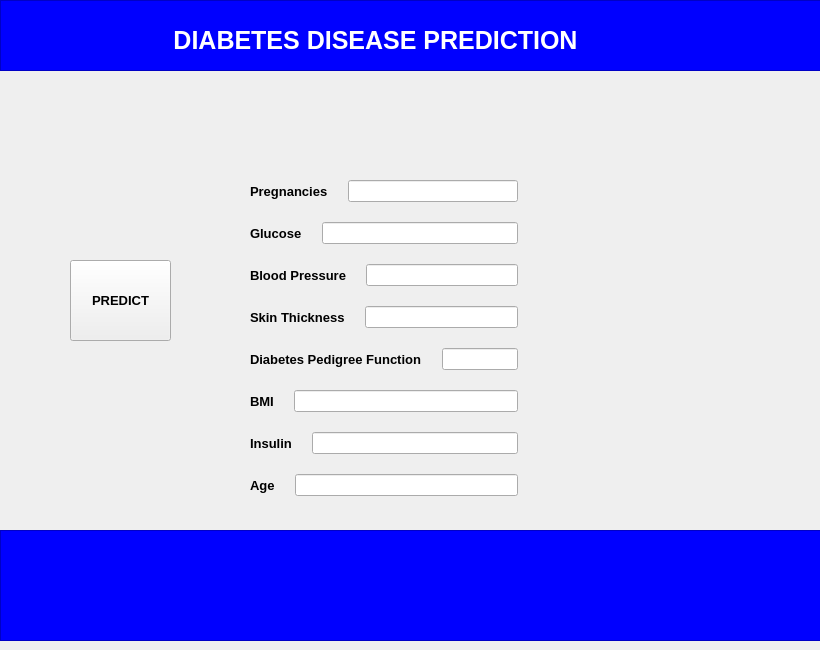
<?xml version="1.0" encoding="UTF-8"?>
<ui version="4.0">
 <class>MainWindow</class>
 <widget class="QMainWindow" name="MainWindow">
  <property name="geometry">
   <rect>
    <x>0</x>
    <y>0</y>
    <width>820</width>
    <height>650</height>
   </rect>
  </property>
  <property name="windowTitle">
   <string>DIABETES</string>
  </property>
  <widget class="QWidget" name="centralwidget">
   <widget class="QWidget" name="verticalLayoutWidget">
    <property name="geometry">
     <rect>
      <x>250</x>
      <y>180</y>
      <width>268</width>
      <height>318</height>
     </rect>
    </property>
    <layout class="QVBoxLayout" name="verticalLayout">
     <property name="spacing">
      <number>20</number>
     </property>
     <property name="bottomMargin">
      <number>0</number>
     </property>
     <item>
      <layout class="QHBoxLayout" name="horizontalLayout">
       <property name="spacing">
        <number>20</number>
       </property>
       <item>
        <widget class="QLabel" name="label">
         <property name="font">
          <font>
           <pointsize>10</pointsize>
           <weight>75</weight>
           <bold>true</bold>
          </font>
         </property>
         <property name="text">
          <string>Pregnancies</string>
         </property>
        </widget>
       </item>
       <item>
        <widget class="QLineEdit" name="pregEdit">
         <property name="font">
          <font>
           <pointsize>9</pointsize>
          </font>
         </property>
        </widget>
       </item>
      </layout>
     </item>
     <item>
      <layout class="QHBoxLayout" name="horizontalLayout_2">
       <property name="spacing">
        <number>20</number>
       </property>
       <item>
        <widget class="QLabel" name="label_2">
         <property name="font">
          <font>
           <pointsize>10</pointsize>
           <weight>75</weight>
           <bold>true</bold>
          </font>
         </property>
         <property name="text">
          <string>Glucose</string>
         </property>
        </widget>
       </item>
       <item>
        <widget class="QLineEdit" name="glucoseEdit">
         <property name="font">
          <font>
           <pointsize>9</pointsize>
          </font>
         </property>
        </widget>
       </item>
      </layout>
     </item>
     <item>
      <layout class="QHBoxLayout" name="horizontalLayout_3">
       <property name="spacing">
        <number>20</number>
       </property>
       <item>
        <widget class="QLabel" name="label_3">
         <property name="font">
          <font>
           <pointsize>10</pointsize>
           <weight>75</weight>
           <bold>true</bold>
          </font>
         </property>
         <property name="text">
          <string>Blood Pressure</string>
         </property>
        </widget>
       </item>
       <item>
        <widget class="QLineEdit" name="bloodEdit">
         <property name="font">
          <font>
           <pointsize>9</pointsize>
          </font>
         </property>
        </widget>
       </item>
      </layout>
     </item>
     <item>
      <layout class="QHBoxLayout" name="horizontalLayout_4">
       <property name="spacing">
        <number>20</number>
       </property>
       <item>
        <widget class="QLabel" name="label_4">
         <property name="font">
          <font>
           <pointsize>10</pointsize>
           <weight>75</weight>
           <bold>true</bold>
          </font>
         </property>
         <property name="text">
          <string>Skin Thickness</string>
         </property>
        </widget>
       </item>
       <item>
        <widget class="QLineEdit" name="skinEdit">
         <property name="font">
          <font>
           <pointsize>9</pointsize>
          </font>
         </property>
        </widget>
       </item>
      </layout>
     </item>
     <item>
      <layout class="QHBoxLayout" name="horizontalLayout_7">
       <item>
        <widget class="QLabel" name="label_7">
         <property name="font">
          <font>
           <pointsize>10</pointsize>
           <weight>75</weight>
           <bold>true</bold>
          </font>
         </property>
         <property name="text">
          <string>Diabetes Pedigree Function</string>
         </property>
        </widget>
       </item>
       <item>
        <widget class="QLineEdit" name="pfuncEdit">
         <property name="font">
          <font>
           <pointsize>9</pointsize>
          </font>
         </property>
        </widget>
       </item>
      </layout>
     </item>
     <item>
      <layout class="QHBoxLayout" name="horizontalLayout_6">
       <property name="spacing">
        <number>20</number>
       </property>
       <item>
        <widget class="QLabel" name="label_6">
         <property name="font">
          <font>
           <pointsize>10</pointsize>
           <weight>75</weight>
           <bold>true</bold>
          </font>
         </property>
         <property name="text">
          <string>BMI</string>
         </property>
        </widget>
       </item>
       <item>
        <widget class="QLineEdit" name="bmiEdit">
         <property name="font">
          <font>
           <pointsize>9</pointsize>
          </font>
         </property>
        </widget>
       </item>
      </layout>
     </item>
     <item>
      <layout class="QHBoxLayout" name="horizontalLayout_5">
       <property name="spacing">
        <number>20</number>
       </property>
       <item>
        <widget class="QLabel" name="label_5">
         <property name="font">
          <font>
           <pointsize>10</pointsize>
           <weight>75</weight>
           <bold>true</bold>
          </font>
         </property>
         <property name="text">
          <string>Insulin</string>
         </property>
        </widget>
       </item>
       <item>
        <widget class="QLineEdit" name="insulinEdit">
         <property name="font">
          <font>
           <pointsize>9</pointsize>
          </font>
         </property>
        </widget>
       </item>
      </layout>
     </item>
     <item>
      <layout class="QHBoxLayout" name="horizontalLayout_8">
       <property name="spacing">
        <number>20</number>
       </property>
       <item>
        <widget class="QLabel" name="label_8">
         <property name="font">
          <font>
           <pointsize>10</pointsize>
           <weight>75</weight>
           <bold>true</bold>
          </font>
         </property>
         <property name="text">
          <string>Age</string>
         </property>
        </widget>
       </item>
       <item>
        <widget class="QLineEdit" name="ageEdit">
         <property name="font">
          <font>
           <pointsize>9</pointsize>
          </font>
         </property>
        </widget>
       </item>
      </layout>
     </item>
    </layout>
   </widget>
   <widget class="QPushButton" name="btnPredict">
    <property name="geometry">
     <rect>
      <x>70</x>
      <y>260</y>
      <width>101</width>
      <height>81</height>
     </rect>
    </property>
    <property name="font">
     <font>
      <pointsize>10</pointsize>
      <weight>75</weight>
      <bold>true</bold>
     </font>
    </property>
    <property name="text">
     <string>PREDICT</string>
    </property>
   </widget>
   <widget class="QLabel" name="resultLabel">
    <property name="geometry">
     <rect>
      <x>300</x>
      <y>120</y>
      <width>131</width>
      <height>21</height>
     </rect>
    </property>
    <property name="font">
     <font>
      <pointsize>14</pointsize>
      <weight>75</weight>
      <bold>true</bold>
     </font>
    </property>
    <property name="styleSheet">
     <string notr="true">color: rgb(0, 0, 255);</string>
    </property>
    <property name="text">
     <string/>
    </property>
    <property name="alignment">
     <set>Qt::AlignCenter</set>
    </property>
   </widget>
   <widget class="QFrame" name="frame">
    <property name="geometry">
     <rect>
      <x>0</x>
      <y>530</y>
      <width>821</width>
      <height>111</height>
     </rect>
    </property>
    <property name="sizePolicy">
     <sizepolicy hsizetype="Preferred" vsizetype="Preferred">
      <horstretch>0</horstretch>
      <verstretch>0</verstretch>
     </sizepolicy>
    </property>
    <property name="styleSheet">
     <string notr="true">background-color: rgb(0, 0, 255);</string>
    </property>
    <property name="frameShape">
     <enum>QFrame::StyledPanel</enum>
    </property>
    <property name="frameShadow">
     <enum>QFrame::Raised</enum>
    </property>
   </widget>
   <widget class="QFrame" name="frame_2">
    <property name="geometry">
     <rect>
      <x>0</x>
      <y>0</y>
      <width>831</width>
      <height>71</height>
     </rect>
    </property>
    <property name="styleSheet">
     <string notr="true">background-color: rgb(0, 0, 255);</string>
    </property>
    <property name="frameShape">
     <enum>QFrame::StyledPanel</enum>
    </property>
    <property name="frameShadow">
     <enum>QFrame::Raised</enum>
    </property>
    <widget class="QLabel" name="label_9">
     <property name="geometry">
      <rect>
       <x>150</x>
       <y>30</y>
       <width>451</width>
       <height>20</height>
      </rect>
     </property>
     <property name="font">
      <font>
       <pointsize>19</pointsize>
       <weight>75</weight>
       <bold>true</bold>
      </font>
     </property>
     <property name="styleSheet">
      <string notr="true">color: rgb(255, 255, 255);</string>
     </property>
     <property name="text">
      <string>DIABETES DISEASE PREDICTION</string>
     </property>
     <property name="alignment">
      <set>Qt::AlignCenter</set>
     </property>
    </widget>
   </widget>
  </widget>
  <widget class="QMenuBar" name="menubar">
   <property name="geometry">
    <rect>
     <x>0</x>
     <y>0</y>
     <width>820</width>
     <height>21</height>
    </rect>
   </property>
  </widget>
 </widget>
 <resources/>
 <connections/>
</ui>
